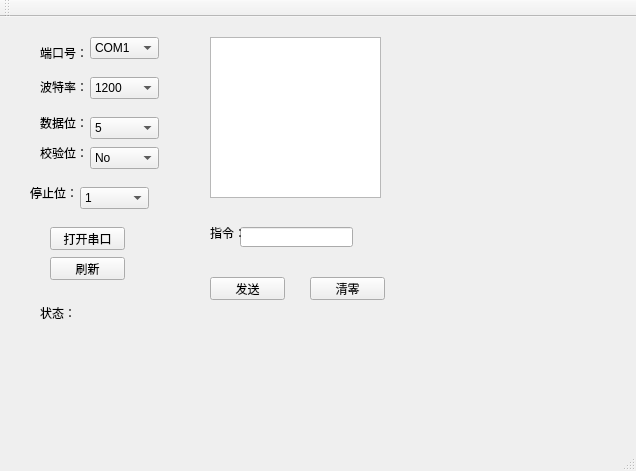
<?xml version="1.0" encoding="UTF-8"?>
<ui version="4.0">
 <class>MainWindow</class>
 <widget class="QMainWindow" name="MainWindow">
  <property name="geometry">
   <rect>
    <x>0</x>
    <y>0</y>
    <width>636</width>
    <height>471</height>
   </rect>
  </property>
  <property name="windowTitle">
   <string>MainWindow</string>
  </property>
  <widget class="QWidget" name="centralWidget">
   <widget class="QLabel" name="label">
    <property name="geometry">
     <rect>
      <x>40</x>
      <y>60</y>
      <width>54</width>
      <height>20</height>
     </rect>
    </property>
    <property name="text">
     <string>波特率：</string>
    </property>
   </widget>
   <widget class="QLabel" name="label_2">
    <property name="geometry">
     <rect>
      <x>40</x>
      <y>100</y>
      <width>54</width>
      <height>12</height>
     </rect>
    </property>
    <property name="text">
     <string>数据位：</string>
    </property>
   </widget>
   <widget class="QLabel" name="label_3">
    <property name="geometry">
     <rect>
      <x>40</x>
      <y>130</y>
      <width>54</width>
      <height>12</height>
     </rect>
    </property>
    <property name="text">
     <string>校验位：</string>
    </property>
   </widget>
   <widget class="QLabel" name="label_4">
    <property name="geometry">
     <rect>
      <x>30</x>
      <y>170</y>
      <width>54</width>
      <height>12</height>
     </rect>
    </property>
    <property name="text">
     <string>停止位：</string>
    </property>
   </widget>
   <widget class="QComboBox" name="baudRateComboBox">
    <property name="geometry">
     <rect>
      <x>90</x>
      <y>60</y>
      <width>69</width>
      <height>22</height>
     </rect>
    </property>
    <item>
     <property name="text">
      <string>1200</string>
     </property>
    </item>
    <item>
     <property name="text">
      <string>2400</string>
     </property>
    </item>
    <item>
     <property name="text">
      <string>3600</string>
     </property>
    </item>
    <item>
     <property name="text">
      <string>4800</string>
     </property>
    </item>
    <item>
     <property name="text">
      <string>9600</string>
     </property>
    </item>
    <item>
     <property name="text">
      <string>19200</string>
     </property>
    </item>
    <item>
     <property name="text">
      <string>38400</string>
     </property>
    </item>
    <item>
     <property name="text">
      <string>57600</string>
     </property>
    </item>
    <item>
     <property name="text">
      <string>115200</string>
     </property>
    </item>
   </widget>
   <widget class="QComboBox" name="dataBitsComboBox">
    <property name="geometry">
     <rect>
      <x>90</x>
      <y>100</y>
      <width>69</width>
      <height>22</height>
     </rect>
    </property>
    <item>
     <property name="text">
      <string>5</string>
     </property>
    </item>
    <item>
     <property name="text">
      <string>6</string>
     </property>
    </item>
    <item>
     <property name="text">
      <string>7</string>
     </property>
    </item>
    <item>
     <property name="text">
      <string>8</string>
     </property>
    </item>
   </widget>
   <widget class="QComboBox" name="parityComboBox">
    <property name="geometry">
     <rect>
      <x>90</x>
      <y>130</y>
      <width>69</width>
      <height>22</height>
     </rect>
    </property>
    <item>
     <property name="text">
      <string>No</string>
     </property>
    </item>
    <item>
     <property name="text">
      <string>Even</string>
     </property>
    </item>
    <item>
     <property name="text">
      <string>Odd</string>
     </property>
    </item>
    <item>
     <property name="text">
      <string>Space</string>
     </property>
    </item>
   </widget>
   <widget class="QComboBox" name="stopBitsComboBox">
    <property name="geometry">
     <rect>
      <x>80</x>
      <y>170</y>
      <width>69</width>
      <height>22</height>
     </rect>
    </property>
    <item>
     <property name="text">
      <string>1</string>
     </property>
    </item>
    <item>
     <property name="text">
      <string>1.5</string>
     </property>
    </item>
    <item>
     <property name="text">
      <string>2</string>
     </property>
    </item>
   </widget>
   <widget class="QComboBox" name="comComboBox">
    <property name="geometry">
     <rect>
      <x>90</x>
      <y>20</y>
      <width>69</width>
      <height>22</height>
     </rect>
    </property>
    <item>
     <property name="text">
      <string>COM1</string>
     </property>
    </item>
    <item>
     <property name="text">
      <string>COM2</string>
     </property>
    </item>
    <item>
     <property name="text">
      <string>COM3</string>
     </property>
    </item>
    <item>
     <property name="text">
      <string>COM4</string>
     </property>
    </item>
   </widget>
   <widget class="QLabel" name="label_5">
    <property name="geometry">
     <rect>
      <x>40</x>
      <y>30</y>
      <width>54</width>
      <height>12</height>
     </rect>
    </property>
    <property name="text">
     <string>端口号：</string>
    </property>
   </widget>
   <widget class="QPushButton" name="comRefreshButton">
    <property name="geometry">
     <rect>
      <x>50</x>
      <y>240</y>
      <width>75</width>
      <height>23</height>
     </rect>
    </property>
    <property name="text">
     <string>刷新</string>
    </property>
   </widget>
   <widget class="QPushButton" name="pushButton_comopen">
    <property name="geometry">
     <rect>
      <x>50</x>
      <y>210</y>
      <width>75</width>
      <height>23</height>
     </rect>
    </property>
    <property name="text">
     <string>打开串口</string>
    </property>
   </widget>
   <widget class="QLabel" name="label_6">
    <property name="geometry">
     <rect>
      <x>40</x>
      <y>290</y>
      <width>54</width>
      <height>12</height>
     </rect>
    </property>
    <property name="text">
     <string>状态：</string>
    </property>
   </widget>
   <widget class="QLineEdit" name="lineEdit_write">
    <property name="geometry">
     <rect>
      <x>240</x>
      <y>210</y>
      <width>113</width>
      <height>20</height>
     </rect>
    </property>
   </widget>
   <widget class="QTextEdit" name="textEdit_read">
    <property name="geometry">
     <rect>
      <x>210</x>
      <y>20</y>
      <width>171</width>
      <height>161</height>
     </rect>
    </property>
   </widget>
   <widget class="QLabel" name="label_7">
    <property name="geometry">
     <rect>
      <x>210</x>
      <y>210</y>
      <width>54</width>
      <height>12</height>
     </rect>
    </property>
    <property name="text">
     <string>指令：</string>
    </property>
   </widget>
   <widget class="QPushButton" name="pushButton_send">
    <property name="geometry">
     <rect>
      <x>210</x>
      <y>260</y>
      <width>75</width>
      <height>23</height>
     </rect>
    </property>
    <property name="text">
     <string>发送</string>
    </property>
   </widget>
   <widget class="QPushButton" name="pushButton_clear">
    <property name="geometry">
     <rect>
      <x>310</x>
      <y>260</y>
      <width>75</width>
      <height>23</height>
     </rect>
    </property>
    <property name="text">
     <string>清零</string>
    </property>
   </widget>
  </widget>
  <widget class="QMenuBar" name="menuBar">
   <property name="geometry">
    <rect>
     <x>0</x>
     <y>0</y>
     <width>636</width>
     <height>23</height>
    </rect>
   </property>
  </widget>
  <widget class="QToolBar" name="mainToolBar">
   <attribute name="toolBarArea">
    <enum>TopToolBarArea</enum>
   </attribute>
   <attribute name="toolBarBreak">
    <bool>false</bool>
   </attribute>
  </widget>
  <widget class="QStatusBar" name="statusBar"/>
 </widget>
 <layoutdefault spacing="6" margin="11"/>
 <resources/>
 <connections/>
</ui>
